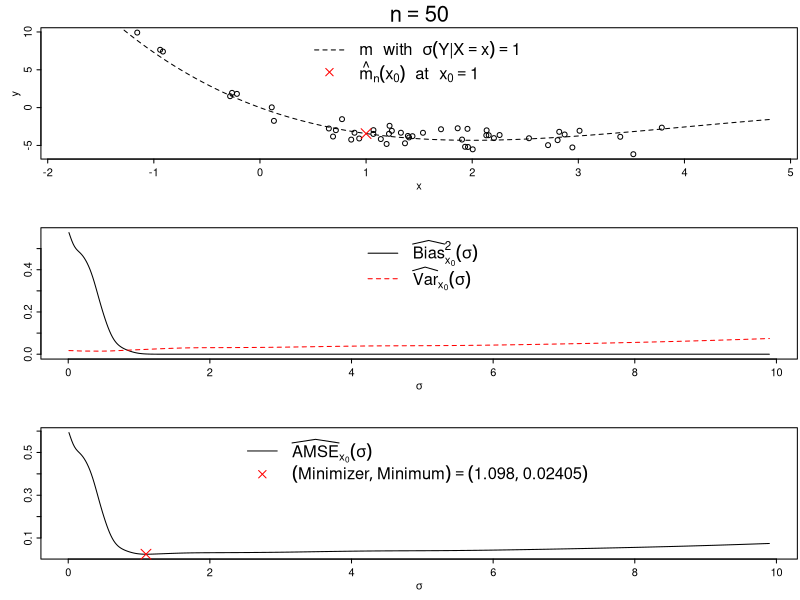

Write the R code that produced this figure.
### Estimation and minimization of the estimated AMSE function in
### Eichner & Stute (2012): "Kernel adjusted nonparametric regression", Journal
### of Statistical Planning and Inference.
### R 3.1.1, 11.8.2014
###*****************************************************************************

 ## Helper functions
 ##*****************

 # Kernel function
 #****************
Kernel <- function( x) dnorm( x)   # Gauss kernel 

 # Regression function
 #********************
 # Here: a polynomial of degree 4 with one maximum (or minimum), one point of
 # inflection, and one saddle point.
 # Memo: for p(x) = a * (x - x1) * (x - x2)^3 + b the max. (or min.) is at
 # x = (3 * x1 + x2) / 4, the pt. of inflection at x = (x1 + x2) / 2, and the
 # saddle pt. at x = x2.
 # Note: for poly4()'s default values a minimum is at x = 2, a pt. of
 # inflection at x = 4, and a saddle pt. an x = 8; an "arbitrary" pt. would,
 # e.g., be at x = 5.
poly4 <- function( x, x1 = 0, x2 = 8, a = 0.01, b = 0)
 a * (x - x1) * (x - x2)^3 + b

 # Nadaraya-Watson estimator (m_n in eq. (1.1) in the paper)
 #**********************************************************
NadWat <- function( x, X, Y, h, K = Kernel) {
  # x:      vector (x_1, ..., x_r) or scalar
  # X, Y:   vectors (X_1, ..., X_n), (Y_1, ..., Y_n)
  # h:      scalar
  # K:      fct. with vectorial in- & output
 M <- K( outer( x/h, X/h, "-"))   # r x n
 drop( (M %*% Y) / rowSums( M))   # r x 1
 }

 # Weights (W_{ni} below eq. (2.1) in the paper)
 #**********************************************
W_n <- function( sigma, h, xXh, thetaXh, K = Kernel) {
  # sigma:     vector (sigma_1, ..., sigma_s) or scalar
  # h:         scalar
  # xXh:       vector ((x - X_1)/h, ..., (x - X_n)/h)
  # thetaXh:   vector ((\theta - X_1)/h, ..., (\theta - X_n)/h)
  # K:         Fct. with vectorial in- & output
 A <- outer( sigma/h, xXh)       # s x n
 A <- outer( A, thetaXh, "+")    # s x n x n
 A <- rowSums( K( A), dims = 2)  # s x n
 A / rowSums( A)   # s x n: (W_{ni}( x, \sigma_r))_{1<=r<=s, 1<=i<=n}
 }

 # Bias estimator (Bias_n(\sigma) in 2nd paragraph below eq. (2.2) in paper)
 #**************************************************************************
Bias_n <- function( sigma, h, xXh, thetaXh, K = Kernel, mmDiff) {
  # sigma, X, h, xXh, thetaXh, K:   see W_n()!
  # mmDiff:   vector (m_n(X_1) - m_n(x), ..., m_n(X_n) - m_n(x))
 drop( W_n( sigma, h, xXh, thetaXh, K) %*% mmDiff)  # s x 1
 }

 # Variance estimator (Var_n(\sigma) in 2nd paragraph below eq. (2.2) in paper)
 #*****************************************************************************
Var_n <- function( sigma, h, xXh, thetaXh, K = Kernel, YmDiff2) {
  # sigma, h, xXh, thetaXh, K:   see W_n()!
  # YmDiff2:   vector ( (Y_1 - m_n(x))^2, ..., (Y_n - m_n(x))^2 )
 wx <- W_n( sigma, h, xXh, thetaXh, K)   # s x n
 drop( (wx * wx) %*% YmDiff2)  # s x 1
 }


 ## An exemplary simulation
 ##************************

 # Simulation parameters and data generation
 #******************************************
m  <- poly4   # Choice of the regression function (here: a degree-4-polynomial)
x0 <- 1   # The point x_0 at which the AMSE-optimal kernel adjusted nonpara-
          # metric estimation of m should take place. (Recall: for poly4()'s
          # default values a minimum is at 2, a pt. of inflection at 4, and a
          # saddle pt. an 8; an "arbitrary" pt. would, e.g., be at 5.)

n    <- 50   # Sample size
sdeps <- 1   # Standard deviation of the \epsilon_i: \sqrt(Var(Y|X=x))
             # (here: constant in x)

design.ctr <- x0 + 0.5   # "centre" and "scale" of the design, i.e. in the
design.scl <- 1          # normal scenario below, expected value and std. dev., 
                         # resp., of the distribution of the x_i's (i >= 1)

set.seed( 42)   # starting value of the pseudo-random numbers generator
                # to allow reproducibility of (x_i, Y_i)'s, i = 1, ..., n
x <- rnorm( n, mean = design.ctr, sd = design.scl)   # the design x_1, ... x_n
Y <- m( x) + rnorm( length( x), sd = sdeps)          # the Y_i's


xgrid <- design.ctr + seq( -3.3 * design.scl, 3.3 * design.scl, length = 101)
   # arbitrarily chosen x-grid, on which the regression function m will be
   # drawn.



 ## Computation of the AMSE-optimal kernel adjusted
 ## nonparametric regression estimator of m(x0)
 ##************************************************

 # Range within which and grid on which the scale parameter \sigma of the
 # adaptive method will be considered:
sig.range <- c( 0.01, 1.5 * diff( range( xgrid)))
sig.grid <- seq( sig.range[ 1], sig.range[ 2], length = 501)

 # Choice of the window width h for the adaptive method:
h <- n^(-1/5)

 # Using the Nadaraya-Watson estimators m_n(x_0) and m_n(x_1), ..., m_n(x_n)
 # with the window width h from above to derive quantities for the estimation
 # of Var(\sigma) and Bias(\sigma) at x_0:
mnx0     <- NadWat( x0, x, Y, h)   # m_n(x_0)
mnx      <- NadWat( x, x, Y, h)    # m_n(x_i) for i = 1, ..., n
mnx_mnx0 <- mnx - mnx0             # m_n(x_i) - m_n(x_0) for i = 1, ..., n
Y_mnx2   <- (Y - mnx)^2            # (Y_i - m_n(x_i))^2 for i = 1, ..., n

 # Quantities that do not depend on \sigma, but will repeatedly be needed in
 # what follows (makes the algorithmn slightly more efficient):
x0xh <- (x0 - x) / h;     thetaxh <- (mean( x) - x) / h

 # Estimators of Var_x0(\sigma) and Bias_x0(\sigma) on the \sigma-grid (to
 # also be able to draw them for visualisation purposes later):
Bn  <- Bias_n( sigma = sig.grid, h = h, xXh = x0xh, thetaXh = thetaxh,
               mmDiff = mnx_mnx0)
Vn2 <- Var_n( sigma = sig.grid, h = h, xXh = x0xh, thetaXh = thetaxh,
              YmDiff2 = Y_mnx2)

 # Composing the estimator of AMSE_x0(\sigma) on the \sigma-grid using the
 # estimators of Var_x0(\sigma) and Bias_x0(\sigma) on the \sigma-grid (as
 # in 2nd paragraph below eq. (2.2) in paper):
An <- Vn2 + Bn * Bn

 # Minimizer and minimum of the estimator of AMSE_x0(\sigma) using "grid
 # search" on the \sigma-grid:
min_idx <- which.min( An)
sig_opt_x0 <- sig.grid[ min_idx];   amse_min <- An[ min_idx]

 # The AMSE-optimal kernel adjusted nonparametric regression estimator
 # at x_0, i.e., \hat m_n(x_0):
W <- W_n( sigma = sig_opt_x0, h = h, xXh = x0xh, thetaXh = thetaxh)

mnhatx0 <- W %*% Y   # = \hat m_n(x_0)





 ## Grafical display for the current data set
 ##******************************************
 # preparing the layout of the grafics device
op <- par( mfrow = c( 3,1), mar = c( 3,3,2,0.1)+0.1, mgp = c( 1.5,0.5,0),
           tcl = -0.3, cex.main = 2)

 # The scatter plot of the "raw data":
plot( Y ~ x, xlim = range( x, xgrid), ylim = range( Y, mnhatx0, na.rm = TRUE),
      main = bquote( n == .(n)), xlab = "x", ylab = "y")

 # The "true" regression function m:
lines( xgrid, m( xgrid), lty = 2) 

 # The AMSE-optimal kernel adjusted nonparametric regression estimator
 # at x_0, i.e., the point (x_0, \hat m_n(x_0)):
points( x0, mnhatx0, col = "red", pch = 4, cex = 2)

 # The legend for the "true" regression function m and for the point
 # (x_0, \hat m_n(x_0)):
legend( "top", lty = c( 2, NA), pch = c( NA, 4), col = c( "black", "red"),
        bty = "n", cex = 1.5,
        legend = c( as.expression( bquote( paste( "m  with  ",
                                                  sigma( paste( Y, "|", X == x))
                                                   == .(sdeps)) ) ),
                    as.expression( bquote( paste( hat(m)[n](x[0]), "  at  ",
                                                  x[0] == .(x0)) ) ) ) )

 # Visualisation of the estimators of (Bias_x0(\sigma))^2 and of Var_x0(\sigma)
 # on the \sigma-grid:
matplot( sig.grid, cbind( Bn*Bn, Vn2), type = "l", lty = 1:2,
         col = c( "black", "red"), xlab = expression( sigma), ylab = "")

 # The legend for (Bias_x0(\sigma))^2 and Var_x0(\sigma):
legend( "top", lty = 1:2, col = c( "black", "red"), bty = "n", cex = 1.5,
        legend = c( expression( paste( widehat(plain(Bias))[x[0]]^2, (sigma))),
                    expression( widehat(plain(Var))[x[0]](sigma))))

 # Visualisation of the estimator of AMSE_x0(\sigma) on the \sigma-grid
 # together with the point indicating the detected minimum, and a legend:
plot( sig.grid, An, type = "l", xlab = expression( sigma), ylab = "")
points( sig_opt_x0, amse_min, pch = 4, col = "red", cex = 2)
legend( "top", lty = c( 1, NA), pch = c( NA, 4), col = c( "black", "red"),
        bty = "n", cex = 1.5,
        legend = c( expression( widehat( plain( AMSE))[x[0]](sigma)),
                    substitute( group( "(", list( plain( Minimizer),
                                                  plain( Minimum)), ")")
                                   == group( "(", list( x, y), ")"),
                                list( x = signif( sig_opt_x0, 4),
                                      y = signif( amse_min, 4))) ) )

par( op)   # Restoring the previous settings of the graphics device.
